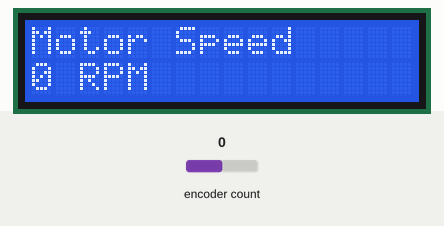
Recording of a sketch running on a simulated Arduino Uno, built with avr-gcc and run on an emulated ATmega328P. Shown: 16×2 character LCD. The test bench sets the inputs (shaded band); at power-on: encoder count 0. What the sketch prints to the serial monitor is not drawn.

Above: at 3.2 s.
3.3 s: encoder count set to -1
At 3.49 s:
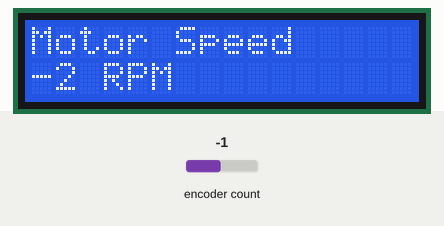
5.1 s: encoder count set to 0
At 5.28 s:
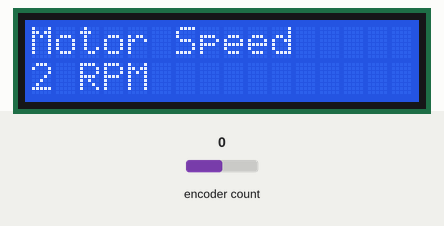
6.8 s: encoder count set to 4
At 6.92 s:
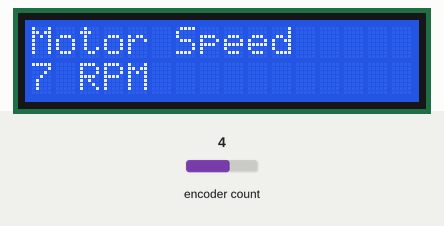
Timing chart, 0 to 9.8 s (numbered marks = the images above; inputs shaded):
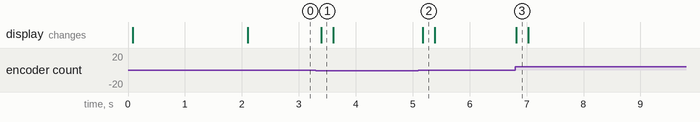

The sketch:

gearbox.ino
```cpp
/*
 * Gearbox
 * v1.2
 * Last Updated: 2026-05-04
 * Updated By: Sam Knox
 *
 * **Firmware Status: Untested**
 * **Hardware Status: Operational**
 *
 * Measures motor RPM during gear ratio testing.
 *
 * Hardware:
 * - RS Pro 238-9759 DC Motor 4.5V-15V
 * - Arduino Uno
 * - Same Sky (formerly CUI Devices) AMT102-V Encoder
 * - 9V Battery Clip
 * - 4xAA Battery Holder
 * - LCD Display (I2C)
 *
 * Known Issues:
 * - Hard to read the RPM output as it changes so fast
 *
 * To-do:
 * - Average the RPM reading
 *
 */

#include <LiquidCrystal_I2C.h>
#include <Encoder.h>

// ============================================================================
// CONFIGURATION
// ============================================================================

// Pin Definitions
#define PIN_ENCODER_A 2
#define PIN_ENCODER_B 3

// Calibration Factors
#define ENCODER_CPR 8192                // AMT102-V at 2048 PPR; library counts all 4 quadrature edges (CPR = PPR × 4)
#define STAGE_RATIO 12.0                // Combined gear ratio between motor and encoder shaft: (48/12) × (60/20) = 4 × 3

// LCD Configuration
#define LCD_ADDRESS 0x27                // 0x27 or 0x3F
#define LCD_COLUMNS 16
#define LCD_ROWS 2

// Timing
#define UPDATE_INTERVAL_MS 50
#define RPM_AVERAGE_SIZE 3

// ============================================================================
// HARDWARE OBJECTS
// ============================================================================

LiquidCrystal_I2C lcd(LCD_ADDRESS, LCD_COLUMNS, LCD_ROWS);
Encoder motorEncoder(PIN_ENCODER_A, PIN_ENCODER_B);

// ============================================================================
// GLOBAL STATE
// ============================================================================

// Timing variables
uint16_t lastMeasurement;

// Speed measurement variables
struct MotorData {
  double encoderCount;
  double timestamp;
  double speed;  // RPM
};

MotorData currentData = { 0 };
MotorData previousData = { 0 };

// ============================================================================
// SETUP
// ============================================================================

void setup() {
  // Initialise pins
  pinMode(PIN_ENCODER_A, INPUT);
  pinMode(PIN_ENCODER_B, INPUT);

  // Initialise serial communication
  Serial.begin(115200);

  // Initialise LCD
  lcd.init();
  lcd.backlight();
  lcd.setCursor(0, 0);

  lcd.print("Gearbox Rig");
  lcd.setCursor(0,1);
  lcd.print("v1.2");

  delay(2000);

  lcd.clear();
}

void loop() {
  if ((millis() - lastMeasurement) > UPDATE_INTERVAL_MS) {
    updateMeasurements();
    lastMeasurement = millis();
  }
}

void updateMeasurements() {
  // Store previous values
  previousData = currentData;

  // Read current values
  currentData.timestamp = (double)micros();
  currentData.encoderCount = (double)motorEncoder.read();

  // Calculate speed (RPM)
  currentData.speed = calculateRPM(
    currentData.encoderCount,
    previousData.encoderCount,
    currentData.timestamp,
    previousData.timestamp);

  // Output to serial
  sendSerialData(currentData.speed);

  // Update display
  updateDisplay(currentData.speed);
}

double calculateRPM(double currentCount, double lastCount,
                    double currentTime, double lastTime) {
  if (lastTime == 0) {
    return 0.0;
  }

  double countDelta = currentCount - lastCount;
  double timeDelta = currentTime - lastTime;
  double rpm = (countDelta / timeDelta) * 1000000.0 * 60.0 / (ENCODER_CPR / STAGE_RATIO);

  // Rolling average
  static double rpmBuffer[RPM_AVERAGE_SIZE] = {0};
  static int bufferIndex = 0;
  static int sampleCount = 0;

  rpmBuffer[bufferIndex] = rpm;
  bufferIndex = (bufferIndex + 1) % RPM_AVERAGE_SIZE;
  if (sampleCount < RPM_AVERAGE_SIZE) sampleCount++;

  double sum = 0;
  for (int i = 0; i < sampleCount; i++) {
    sum += rpmBuffer[i];
  }
  return sum / sampleCount;
}

// ============================================================================
// OUTPUT FUNCTIONS
// ============================================================================

void sendSerialData(double speed) {
  Serial.println("s" + String(speed, 0));
}

void updateDisplay(double speed) {
  lcd.setCursor(0, 0);
  lcd.print("Motor Speed");
  lcd.setCursor(0,1);
  lcd.print(speed, 0);
  lcd.print(" RPM    ");
}
```

Measured:
- after the input at 3.3 s, the display: changes after 0.09 s (image 1)
- after the input at 5.1 s, the display: changes after 0.08 s (image 2)
- after the input at 6.8 s, the display: changes at once (image 3)
